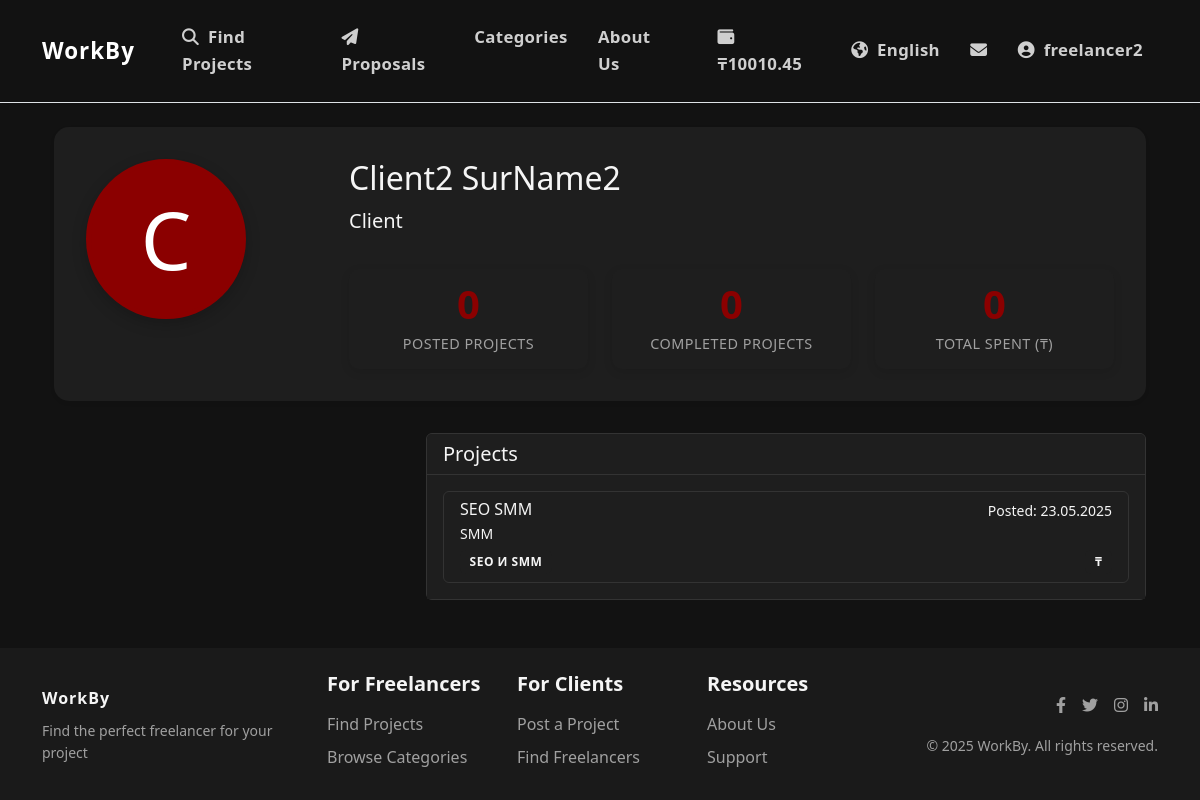
Page /en/accounts/client/client2/ (signed in) on the committed database.
### payments/models.py (models this page shows, shortened)
class Wallet(models.Model):
    user = models.OneToOneField(
        settings.AUTH_USER_MODEL,
        on_delete=models.CASCADE,
        related_name='wallet'
    )
    balance = models.DecimalField(_('Balance'), max_digits=10, decimal_places=2, default=0)
    is_active = models.BooleanField(_('Active'), default=True)
    created_at = models.DateTimeField(_('Created At'), auto_now_add=True)
    updated_at = models.DateTimeField(_('Updated At'), auto_now=True)
    class Meta:
        verbose_name = _('Wallet')
        verbose_name_plural = _('Wallets')

### accounts/models.py (models this page shows, shortened)
class User(AbstractUser):
    USER_TYPE_CHOICES = (
        ('client', _('Client')),
        ('freelancer', _('Freelancer')),
    )
    LANGUAGE_CHOICES = (
        ('en', _('English')),
        ('ru', _('Russian')),
        ('kk', _('Kazakh')),
    )
    user_type = models.CharField(_('User Type'), max_length=10, choices=USER_TYPE_CHOICES, default='client')
    bio = models.TextField(_('Biography'), blank=True)
    avatar = models.ImageField(_('Avatar'), upload_to='avatars/', blank=True, null=True)
    phone_number = models.CharField(_('Phone Number'), max_length=15, blank=True)
    preferred_language = models.CharField(_('Preferred Language'), max_length=2, choices=LANGUAGE_CHOICES, default='en')
    dark_mode = models.BooleanField(_('Dark Mode'), default=False)
    skills = models.TextField(_('Skills'), blank=True)
    hourly_rate = models.DecimalField(_('Hourly Rate'), max_digits=10, decimal_places=2, null=True, blank=True)
    company_name = models.CharField(_('Company Name'), max_length=100, blank=True)
    def get_full_name(self):
        if self.first_name or self.last_name:
            return f"{self.first_name} {self.last_name}".strip()
        return self.username
    @property
    def is_client(self):
        return self.user_type == 'client'
    @property
    def is_freelancer(self):
        return self.user_type == 'freelancer'

### jobs/models.py (models this page shows, shortened)
class Project(models.Model):
    STATUS_CHOICES = (
        ('draft', _('Draft')),
        ('open', _('Open')),
        ('in_progress', _('In Progress')),
        ('completed', _('Completed')),
        ('cancelled', _('Cancelled')),
    )
    BUDGET_TYPE_CHOICES = (
        ('fixed', _('Fixed Price')),
        ('hourly', _('Hourly Rate')),
    )
    title = models.CharField(_('Title'), max_length=200)
    description = models.TextField(_('Description'))
    client = models.ForeignKey(
        settings.AUTH_USER_MODEL,
        on_delete=models.CASCADE,
        related_name='client_projects'
    )
    category = models.ForeignKey(
        Category,
        on_delete=models.CASCADE,
        related_name='projects'
    )
    tags = models.ManyToManyField(
        Tag,
        blank=True,
        related_name='projects'
    )
    budget_type = models.CharField(
        _('Budget Type'),
        max_length=10,
        choices=BUDGET_TYPE_CHOICES
    )
    budget_min = models.DecimalField(
        _('Minimum Budget'),
        max_digits=10,
        decimal_places=2
    )
    budget_max = models.DecimalField(
        _('Maximum Budget'),
        max_digits=10,
        decimal_places=2
    )
    deadline = models.DateTimeField(_('Deadline'), null=True, blank=True)
    status = models.CharField(
        _('Status'),
        max_length=20,
        choices=STATUS_CHOICES,
        default='draft'
    )
    created_at = models.DateTimeField(_('Created At'), auto_now_add=True)
    updated_at = models.DateTimeField(_('Updated At'), auto_now=True)
    location_required = models.CharField(_('Location Required'), max_length=100, blank=True)
    is_remote = models.BooleanField(_('Remote Job'), default=True)
    experience_required = models.CharField(_('Experience Required'), max_length=100, blank=True)
    is_private = models.BooleanField(_('Private Project'), default=False, help_text=_('Private projects are only visible to invited freelancers'))
    class Meta:
        verbose_name = _('Project')
        verbose_name_plural = _('Projects')
        ordering = ['-created_at']

class Category(models.Model):
    name = models.CharField(_('Name'), max_length=100)
    name_en = models.CharField(_('Name (English)'), max_length=100, blank=True)
    name_ru = models.CharField(_('Name (Russian)'), max_length=100, blank=True)
    name_kk = models.CharField(_('Name (Kazakh)'), max_length=100, blank=True)
    slug = models.SlugField(_('Slug'), max_length=100, unique=True)
    description = models.TextField(_('Description'), blank=True)
    class Meta:
        verbose_name = _('Category')
        verbose_name_plural = _('Categories')
        ordering = ['name']

### accounts/views.py (the view)
# urls.py: path('client/<str:username>/', views.client_detail_view, name='client_detail'),
def client_detail_view(request, username):
    client = get_object_or_404(User, username=username, user_type='client')
    profile = ClientProfile.objects.get(user=client)
    recent_projects = Project.objects.filter(client=client, is_private=False).order_by('-created_at')[:5]
    context = {
        'client': client,
        'profile': profile,
        'recent_projects': recent_projects,
    }
    return render(request, 'accounts/client_detail.html', context)

### jobs/context_processors.py (called while the page is built)
def contracts_processor(request):
    context = {
        'has_contracts': False,
    }
    if request.user.is_authenticated:
        contracts_exist = Contract.objects.filter(
            models.Q(client=request.user) | models.Q(freelancer=request.user)
        ).exists()
        context['has_contracts'] = contracts_exist
    return context

### payments/context_processors.py (called while the page is built)
def wallet_balance(request):
    if request.user.is_authenticated:
        wallet, _ = Wallet.objects.get_or_create(user=request.user)
        return {'user_balance': wallet.balance}
    return {'user_balance': None}

### templates/accounts/client_detail.html (shortened to what this page needs)
{% extends 'base.html' %}
{% load i18n %}
{% load static %}
{% block content %}
<div class="container">
    <div class="profile-header shadow-sm">
        <div class="row">
            <div class="col-md-3 text-center">
                {% if client.avatar %}
                    <img src="{{ client.avatar.url }}" alt="{{ client.username }}" class="profile-avatar">
                {% else %}
                    <div class="profile-avatar d-flex align-items-center justify-content-center bg-primary text-white">
                        <span style="font-size: 80px;">{{ client.username.0|upper }}</span>
                    </div>
                {% endif %}
            </div>
            <div class="col-md-9">
                <div class="d-flex justify-content-between align-items-start">
                    <div>
                        <h2>{{ client.get_full_name|default:client.username }}</h2>
                        <p class="lead">
                            {% if client.company_name %}
                                {{ client.company_name }}
                            {% else %}
                                {% trans "Client" %}
                            {% endif %}
                        </p>
                    </div>
                </div>
                <div class="row mt-3">
                    <div class="col-md-4">
                        <div class="stat-item">
                            <div class="count">{{ profile.projects_count|default:0 }}</div>
                            <div class="stat-label">{% trans "Posted Projects" %}</div>
                        </div>
                    </div>
                    <div class="col-md-4">
                        <div class="stat-item">
                            <div class="count">{{ profile.completed_projects_count|default:0 }}</div>
                            <div class="stat-label">{% trans "Completed Projects" %}</div>
                        </div>
                    </div>
                    <div class="col-md-4">
                        <div class="stat-item">
                            <div class="count">{{ profile.total_spent|default:0|floatformat:0 }}</div>
                            <div class="stat-label">{% trans "Total Spent (₸)" %}</div>
                        </div>
                    </div>
                </div>
            </div>
        </div>
    </div>
    <div class="row">
        <div class="col-md-4">
        </div>
        <div class="col-md-8">
            <div class="card mb-4">
                <div class="card-header bg-primary text-white">
                    <h5 class="mb-0">{% trans "Projects" %}</h5>
                </div>
                <div class="card-body">
                    {% if recent_projects %}
                        <div class="list-group">
                            {% for project in recent_projects %}
                                <a href="{% url 'jobs:project_detail' project.id %}" class="list-group-item list-group-item-action">
                                    <div class="d-flex w-100 justify-content-between">
                                        <h6 class="mb-1">{{ project.title }}</h6>
                                        <small>{% trans "Posted" %}: {{ project.created_at|date:"d.m.Y" }}</small>
                                    </div>
                                    <p class="mb-1 small">{{ project.description|truncatewords:20 }}</p>
                                    <div class="d-flex justify-content-between align-items-center">
                                        <span class="badge bg-primary">{{ project.category.name }}</span>
                                        <span class="badge bg-success">{{ project.budget|floatformat:0 }} ₸</span>
                                    </div>
                                </a>
                            {% endfor %}
                        </div>
                    {% else %}
                        <p class="text-center py-4">{% trans "No public projects available." %}</p>
                    {% endif %}
                </div>
            </div>
        </div>
    </div>
</div>
{% endblock %}

### templates/includes/header.html (shortened to what this page needs)
{% load i18n %}
{% load static %}
<nav class="navbar navbar-expand-lg navbar-dark bg-dark border-bottom py-3">
    <div class="container">
        <a class="navbar-brand" href="{% url 'jobs:home' %}">
            <span style="font-size: 1.4rem; font-weight: 700; letter-spacing: 1px; color: #fff;">WorkBy</span>
        </a>
        <div class="collapse navbar-collapse" id="navbarSupportedContent">
            <ul class="navbar-nav me-auto mb-2 mb-lg-0">
                {% if user.is_authenticated %}
                    <li class="nav-item">
                        <a class="nav-link" href="{% url 'jobs:project_list' %}"><i class="fas fa-search me-1"></i> {% trans "Find Projects" %}</a>
                    </li>
                    <li class="nav-item">
                        <a class="nav-link" href="{% url 'jobs:my_proposals' %}">
                            <i class="fas fa-paper-plane me-1"></i> {% trans "Proposals" %}
                        </a>
                    </li>
                    <li class="nav-item">
                        <a class="nav-link" href="{% url 'jobs:categories' %}">{% trans "Categories" %}</a>
                    </li>
                    <li class="nav-item">
                        <a class="nav-link" href="{% url 'jobs:about' %}">{% trans "About Us" %}</a>
                    </li>
                {% endif %}
            </ul>
            <ul class="navbar-nav ml-auto align-items-center">
                {% if user.is_authenticated and user_balance is not None %}
                <li class="nav-item me-3">
                    <a href="{% url 'payments:wallet' %}" class="nav-link">
                        <i class="fas fa-wallet me-1"></i>
                        <span class="fw-bold">₸{{ user_balance }}</span>
                    </a>
                </li>
                {% endif %}
                <li class="nav-item dropdown">
                    <a class="nav-link dropdown-toggle" href="#" id="languageDropdown" role="button" data-bs-toggle="dropdown" aria-expanded="false">
                        <i class="fas fa-globe-americas me-1"></i>
                        {% get_current_language as CURRENT_LANGUAGE %}
                        {% if CURRENT_LANGUAGE == 'en' %}
                            {% trans "English" %}
                        {% elif CURRENT_LANGUAGE == 'ru' %}
                            {% trans "Russian" %}
                        {% elif CURRENT_LANGUAGE == 'kk' %}
                            {% trans "Kazakh" %}
                        {% endif %}
                    </a>
                </li>
                {% if user.is_authenticated %}
                    <li class="nav-item d-none d-lg-block">
                        <a class="nav-link" href="{% url 'chat:inbox' %}" title="{% trans 'Messages' %}">
                            <i class="fas fa-envelope"></i>
                        </a>
                    </li>
                    <li class="nav-item dropdown">
                        <a class="nav-link dropdown-toggle" href="#" id="navbarDropdown" role="button" data-bs-toggle="dropdown" aria-expanded="false">
                            {% if user.avatar %}
                                <img src="{{ user.avatar.url }}" alt="{{ user.get_full_name|default:user.username }}" class="avatar avatar-sm rounded-circle me-1">
                            {% else %}
                                <i class="fas fa-user-circle me-1"></i>
                            {% endif %}
                            {{ user.username }}
                        </a>
                    </li>
                {% endif %}
            </ul>
        </div>
    </div>
</nav>

### rows in the picture
Wallet: balance "10010.45"
User: username "freelancer2"
User: username.0 "C", get_full_name "Client2 SurName2"
Project: title "SEO SMM", created_at "23.05.2025", description "SMM", category.name "SEO И SMM"
